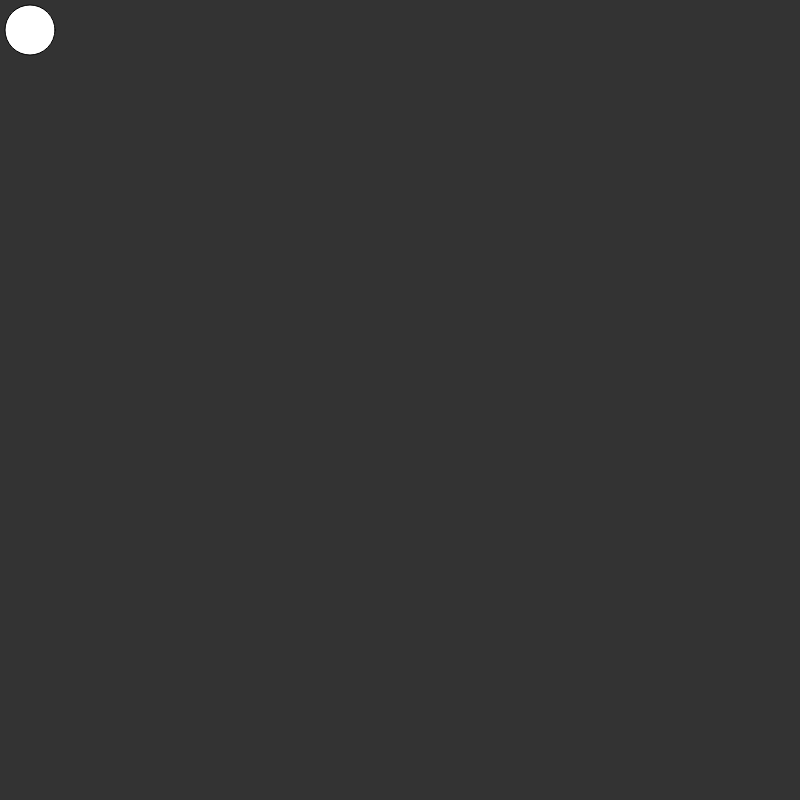
Frame 1 (no input)
Frame 60 (no input): identical to frame 1, image omitted
Frame 120 (the mouse pressed at the canvas centre since frame 60): identical to frame 1, image omitted

The p5.js sketch that drew this single still picture (run headless with seeded random() and noise() and a simulated clock; from frame 60 on, the mouse is pressed at the canvas centre):

// p5.js sketch
// ── sketch.js
function setup(){
    createCanvas (800,800);
    background (51);
    ellipse(30, 30, 50, 50);
    
}
function draw(){
    
}
